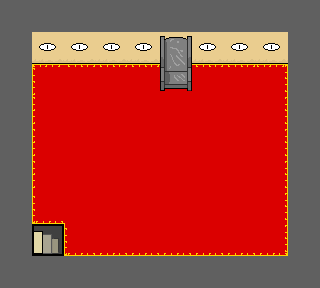

Tiled map render using the project's own tile images. Description and the whole map definition, tile-layer contents included, below:
An orthogonal 10x9 tile map with 32x32 px tiles, 4 tile layers (Bot, Bot2, Top, Entity), 1 hidden layer not drawn.

<map version="1.0" orientation="orthogonal" width="10" height="9" tilewidth="32" tileheight="32">
 <tileset firstgid="1" name="tile3" tilewidth="32" tileheight="32">
  <image source="TileSheet3.png" width="256" height="256" />
  <tile id="7">
   <properties>
    <property name="Solid" value="" />
   </properties>
  </tile>
  <tile id="13">
   <properties>
    <property name="stairs" value="" />
   </properties>
  </tile>
  <tile id="21">
   <properties>
    <property name="hole" value="" />
   </properties>
  </tile>
  <tile id="24">
   <properties>
    <property name="hole" value="" />
   </properties>
  </tile>
  <tile id="56">
   <properties>
    <property name="E1" value="" />
   </properties>
  </tile>
  <tile id="57">
   <properties>
    <property name="E2" value="" />
   </properties>
  </tile>
  <tile id="58">
   <properties>
    <property name="E3" value="" />
   </properties>
  </tile>
  <tile id="59">
   <properties>
    <property name="E4" value="" />
   </properties>
  </tile>
  <tile id="63">
   <properties>
    <property name="enemy2" value="" />
   </properties>
  </tile>
 </tileset>
 <layer name="Bot" width="10" height="9">
  <data encoding="csv">
13,13,13,13,13,13,13,13,13,13,
13,30,30,30,30,30,30,30,30,13,
13,1,1,1,1,1,1,1,1,13,
13,1,1,1,1,1,1,1,1,13,
13,1,1,1,1,1,1,1,1,13,
13,1,1,1,1,1,1,1,1,13,
13,1,1,1,1,1,1,1,1,13,
13,14,1,1,1,1,1,1,1,13,
13,13,13,13,13,13,13,13,13,13
</data>
 </layer>
 <layer name="Bot2" width="10" height="9">
  <data encoding="csv">
0,0,0,0,0,0,0,0,0,0,
0,0,0,0,0,0,0,0,0,0,
0,40,4,4,4,49,4,4,48,0,
0,3,0,0,0,0,0,0,2,0,
0,3,0,0,0,0,0,0,2,0,
0,3,0,0,0,0,0,0,2,0,
0,32,9,0,0,0,0,0,2,0,
0,0,32,5,5,5,5,5,24,0,
0,0,0,0,0,0,0,0,0,0
</data>
 </layer>
 <layer name="Top" width="10" height="9">
  <data encoding="csv">
0,0,0,0,0,0,0,0,0,0,
0,0,0,0,0,41,0,0,0,0,
0,0,0,0,0,0,0,0,0,0,
0,0,0,0,0,0,0,0,0,0,
0,0,0,0,0,0,0,0,0,0,
0,0,0,0,0,0,0,0,0,0,
0,0,0,0,0,0,0,0,0,0,
0,0,0,0,0,0,0,0,0,0,
0,0,0,0,0,0,0,0,0,0
</data>
 </layer>
 <layer name="Collision" width="10" height="9" visible="0">
  <data encoding="csv">
8,8,8,8,8,8,8,8,8,8,
8,8,8,8,8,8,8,8,8,8,
8,7,7,7,7,7,7,7,7,8,
8,7,7,7,7,7,7,7,7,8,
8,7,7,7,7,7,7,7,7,8,
8,7,7,7,7,7,7,7,7,8,
8,7,7,7,7,7,7,7,7,8,
8,7,7,7,7,7,7,7,7,8,
8,8,8,8,8,8,8,8,8,8
</data>
 </layer>
 <layer name="Entity" width="10" height="9">
  <data encoding="csv">
0,0,0,0,0,0,0,0,0,0,
0,0,0,0,0,0,0,0,0,0,
0,0,0,0,0,0,0,0,0,0,
0,0,0,0,0,0,0,0,0,0,
0,0,0,0,0,0,0,0,0,0,
0,0,0,0,0,0,0,0,0,0,
0,0,0,0,0,0,0,0,0,0,
0,0,0,0,0,0,0,0,0,0,
0,0,0,0,0,0,0,0,0,0
</data>
 </layer>
</map>
